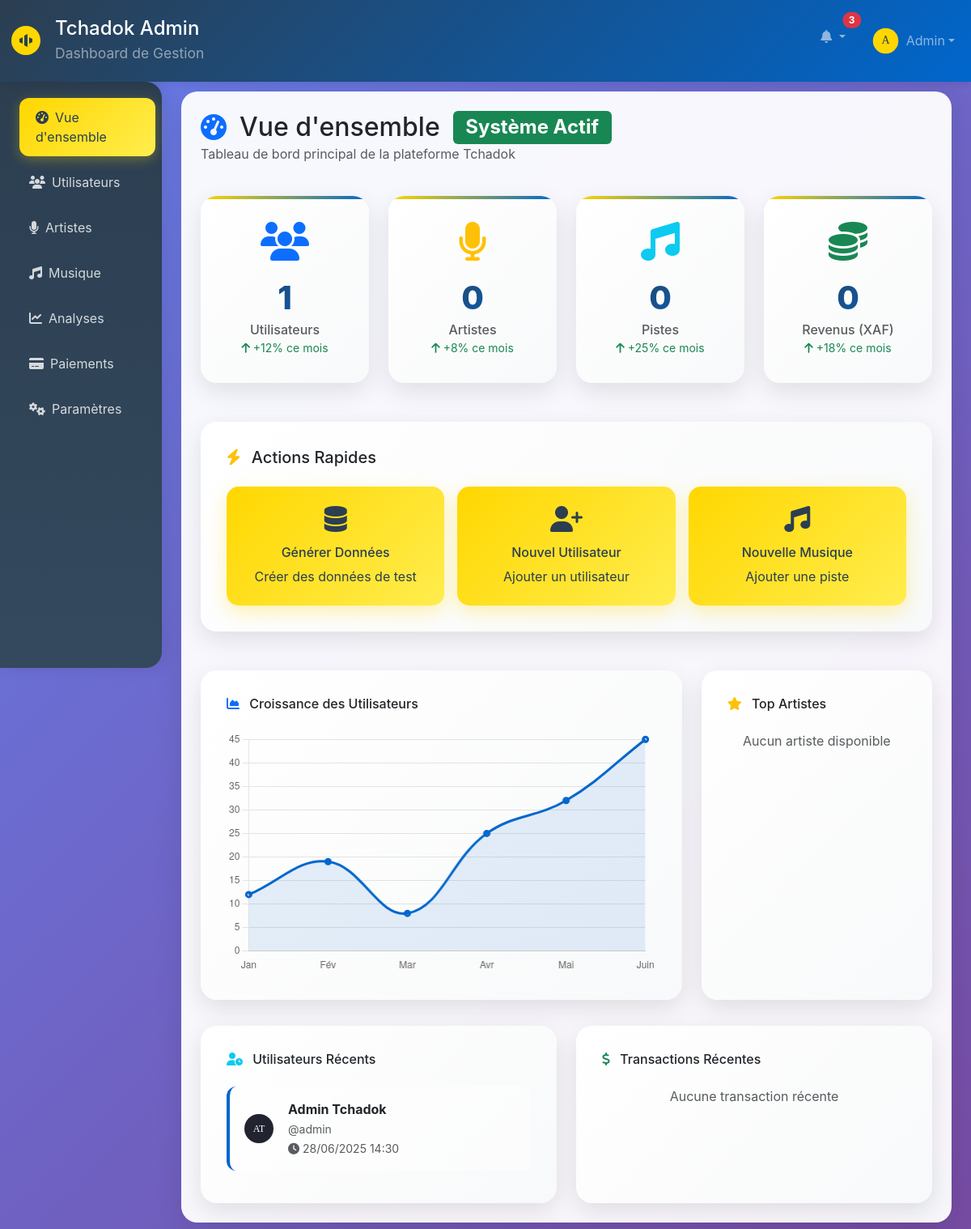
/admin/dashboard.php (signed in), run on an earlier commit of the app's database.
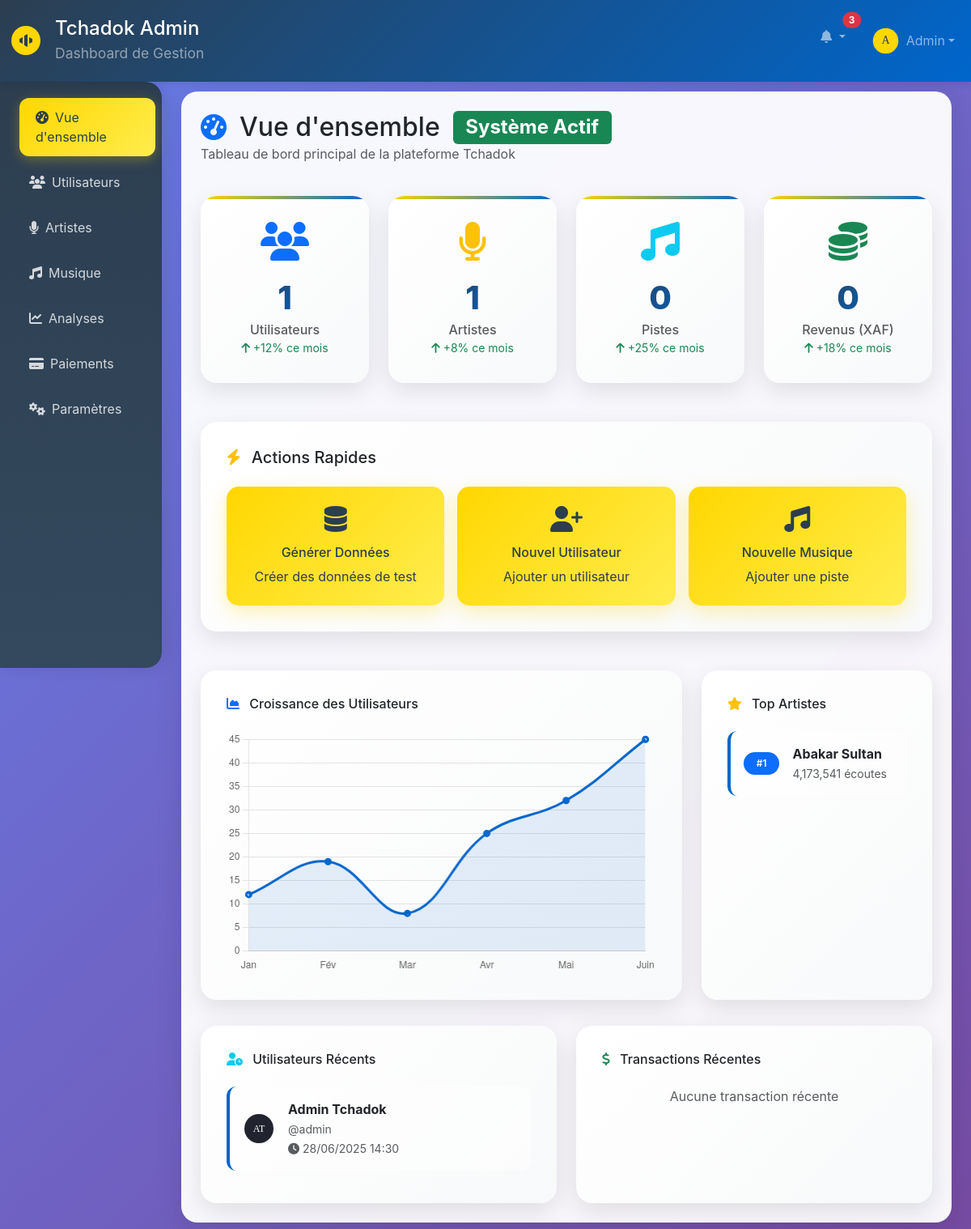
And on a later commit of the database.
### tables this page shows
CREATE TABLE `users` (
  `id` int(11) NOT NULL,
  `username` varchar(50) NOT NULL,
  `email` varchar(100) NOT NULL,
  `password` varchar(255) NOT NULL,
  `password_hash` varchar(255) NOT NULL,
  `first_name` varchar(50) NOT NULL,
  `last_name` varchar(50) NOT NULL,
  `phone` varchar(20) DEFAULT NULL,
  `country` varchar(50) DEFAULT 'Tchad',
  `city` varchar(50) DEFAULT NULL,
  `profile_image` varchar(255) DEFAULT NULL,
  `date_of_birth` date DEFAULT NULL,
  `gender` enum('M','F','Autre') DEFAULT NULL,
  `preferred_language` varchar(10) DEFAULT 'fr',
  `premium_status` tinyint(1) DEFAULT 0,
  `premium_expires_at` datetime DEFAULT NULL,
  `wallet_balance` decimal(10,2) DEFAULT 0.00,
  `loyalty_points` int(11) DEFAULT 0,
  `email_verified` tinyint(1) DEFAULT 0,
  `verification_token` varchar(255) DEFAULT NULL,
  `reset_token` varchar(255) DEFAULT NULL,
  `reset_expires` datetime DEFAULT NULL,
  `remember_token` varchar(255) DEFAULT NULL,
  `is_active` tinyint(1) DEFAULT 1,
  `last_login` datetime DEFAULT NULL,
  `created_at` timestamp NOT NULL DEFAULT current_timestamp(),
  `updated_at` timestamp NOT NULL DEFAULT current_timestamp() ON UPDATE current_timestamp()
);

CREATE TABLE `artists` (
  `id` int(11) NOT NULL,
  `user_id` int(11) DEFAULT NULL,
  `stage_name` varchar(100) NOT NULL,
  `real_name` varchar(100) DEFAULT NULL,
  `bio` text DEFAULT NULL,
  `website` varchar(255) DEFAULT NULL,
  `facebook` varchar(255) DEFAULT NULL,
  `instagram` varchar(255) DEFAULT NULL,
  `twitter` varchar(255) DEFAULT NULL,
  `youtube` varchar(255) DEFAULT NULL,
  `spotify` varchar(255) DEFAULT NULL,
  `birth_date` date DEFAULT NULL,
  `birth_place` varchar(100) DEFAULT NULL,
  `genres` text DEFAULT NULL,
  `profile_image` varchar(255) DEFAULT NULL,
  `cover_image` varchar(255) DEFAULT NULL,
  `verified` tinyint(1) DEFAULT 0,
  `featured` tinyint(1) DEFAULT 0,
  `total_streams` bigint(20) DEFAULT 0,
  `total_sales` decimal(10,2) DEFAULT 0.00,
  `total_earnings` decimal(10,2) DEFAULT 0.00,
  `commission_rate` decimal(4,2) DEFAULT 15.00,
  `is_active` tinyint(1) DEFAULT 1,
  `created_at` timestamp NOT NULL DEFAULT current_timestamp(),
  `updated_at` timestamp NOT NULL DEFAULT current_timestamp() ON UPDATE current_timestamp()
);

### admin/dashboard-tabs/overview.php (the view, shortened to what the changed rows need)
<div class="row mb-4">
    <div class="col-12">
        <h2 class="mb-0 d-flex align-items-center">
            <i class="fas fa-tachometer-alt me-3 text-primary"></i>
            Vue d'ensemble
            <span class="badge bg-success ms-3">Système Actif</span>
        </h2>
        <p class="text-muted">Tableau de bord principal de la plateforme Tchadok</p>
    </div>
</div>
<div class="row g-4 mb-5">
    <div class="col-xl-3 col-md-6">
        <div class="stat-card text-center pulse">
            <i class="fas fa-users fa-3x text-primary mb-3"></i>
            <div class="stat-number"><?php echo number_format($stats['users'] ?? 0); ?></div>
            <h6 class="text-muted mb-0">Utilisateurs</h6>
            <small class="text-success">
                <i class="fas fa-arrow-up"></i> +12% ce mois
            </small>
        </div>
    </div>
    <div class="col-xl-3 col-md-6">
        <div class="stat-card text-center">
            <i class="fas fa-microphone fa-3x text-warning mb-3"></i>
            <div class="stat-number"><?php echo number_format($stats['artists'] ?? 0); ?></div>
            <h6 class="text-muted mb-0">Artistes</h6>
            <small class="text-success">
                <i class="fas fa-arrow-up"></i> +8% ce mois
            </small>
        </div>
    </div>
    <div class="col-xl-3 col-md-6">
        <div class="stat-card text-center">
            <i class="fas fa-music fa-3x text-info mb-3"></i>
            <div class="stat-number"><?php echo number_format($stats['tracks'] ?? 0); ?></div>
            <h6 class="text-muted mb-0">Pistes</h6>
            <small class="text-success">
                <i class="fas fa-arrow-up"></i> +25% ce mois
            </small>
        </div>
    </div>
    <div class="col-xl-3 col-md-6">
        <div class="stat-card text-center">
            <i class="fas fa-coins fa-3x text-success mb-3"></i>
            <div class="stat-number"><?php echo number_format($stats['revenue'] ?? 0); ?></div>
            <h6 class="text-muted mb-0">Revenus (XAF)</h6>
            <small class="text-success">
                <i class="fas fa-arrow-up"></i> +18% ce mois
            </small>
        </div>
    </div>
</div>
<div class="row g-4 mb-5">
    <div class="col-12">
        <div class="chart-card">
            <h5 class="mb-4">
                <i class="fas fa-bolt me-2 text-warning"></i>
                Actions Rapides
            </h5>
            <div class="row g-3">
                <div class="col-md-4">
                    <div class="quick-action-card text-center" data-bs-toggle="modal" data-bs-target="#generateDataModal">
                        <i class="fas fa-database fa-2x mb-3"></i>
                        <h6>Générer Données</h6>
                        <p class="mb-0">Créer des données de test</p>
                    </div>
                </div>
                <div class="col-md-4">
                    <div class="quick-action-card text-center" data-bs-toggle="modal" data-bs-target="#addUserModal">
                        <i class="fas fa-user-plus fa-2x mb-3"></i>
                        <h6>Nouvel Utilisateur</h6>
                        <p class="mb-0">Ajouter un utilisateur</p>
                    </div>
                </div>
                <div class="col-md-4">
                    <div class="quick-action-card text-center" data-bs-toggle="modal" data-bs-target="#addTrackModal">
                        <i class="fas fa-music fa-2x mb-3"></i>
                        <h6>Nouvelle Musique</h6>
                        <p class="mb-0">Ajouter une piste</p>
                    </div>
                </div>
            </div>
        </div>
    </div>
</div>
<div class="row g-4">
    <div class="col-lg-8">
        <div class="chart-card">
            <h6 class="mb-4">
                <i class="fas fa-chart-area me-2 text-primary"></i>
                Croissance des Utilisateurs
            </h6>
            <div class="chart-container">
                <canvas id="usersChart"></canvas>
            </div>
        </div>
    </div>
    <div class="col-lg-4">
        <div class="chart-card">
            <h6 class="mb-4">
                <i class="fas fa-star me-2 text-warning"></i>
                Top Artistes
            </h6>
            <?php if (!empty($topArtists)): ?>
                <?php foreach (array_slice($topArtists, 0, 5) as $index => $artist): ?>
                <div class="activity-item d-flex align-items-center">
                    <div class="me-3">
                        <span class="badge badge-custom bg-primary">#<?php echo $index + 1; ?></span>
                    </div>
                    <div class="flex-grow-1">
                        <strong><?php echo htmlspecialchars($artist['stage_name']); ?></strong>
                        <br>
                        <small class="text-muted"><?php echo number_format($artist['total_streams']); ?> écoutes</small>
                    </div>
                </div>
                <?php endforeach; ?>
            <?php else: ?>
                <p class="text-muted text-center">Aucun artiste disponible</p>
            <?php endif; ?>
        </div>
    </div>
</div>
<div class="row g-4 mt-2">
    <div class="col-md-6">
        <div class="chart-card">
            <h6 class="mb-4">
                <i class="fas fa-user-clock me-2 text-info"></i>
                Utilisateurs Récents
            </h6>
            <?php if (!empty($recentUsers)): ?>
                <?php foreach ($recentUsers as $user): ?>
                <div class="activity-item">
                    <div class="d-flex align-items-center">
                        <div class="me-3">
                            <img
                                 width="40" height="40" class="rounded-circle">
                        </div>
                        <div class="flex-grow-1">
                            <strong><?php echo htmlspecialchars($user['first_name'] . ' ' . $user['last_name']); ?></strong>
                            <br>
                            <small class="text-muted">@<?php echo htmlspecialchars($user['username']); ?></small>
                            <br>
                            <small class="text-muted">
                                <i class="fas fa-clock"></i>
                                <?php echo date('d/m/Y H:i', strtotime($user['created_at'])); ?>
                            </small>
                        </div>
                    </div>
                </div>
                <?php endforeach; ?>
            <?php else: ?>
                <p class="text-muted text-center">Aucune activité récente</p>
            <?php endif; ?>
        </div>
    </div>
    <div class="col-md-6">
        <div class="chart-card">
            <h6 class="mb-4">
                <i class="fas fa-dollar-sign me-2 text-success"></i>
                Transactions Récentes
            </h6>
            <?php if (!empty($recentTransactions)): ?>
                <?php foreach ($recentTransactions as $transaction): ?>
                <div class="activity-item">
                    <div class="d-flex justify-content-between align-items-center">
                        <div>
                            <strong><?php echo number_format($transaction['amount']); ?> XAF</strong>
                            <br>
                            <small><?php echo htmlspecialchars($transaction['description']); ?></small>
                            <br>
                            <small class="text-muted">par @<?php echo htmlspecialchars($transaction['username']); ?></small>
                        </div>
                        <div class="text-end">
                            <span class="badge bg-success">Payé</span>
                            <br>
                            <small class="text-muted"><?php echo date('d/m H:i', strtotime($transaction['created_at'])); ?></small>
                        </div>
                    </div>
                </div>
                <?php endforeach; ?>
            <?php else: ?>
                <p class="text-muted text-center">Aucune transaction récente</p>
            <?php endif; ?>
        </div>
    </div>
</div>
<script>
// Graphique des utilisateurs
document.addEventListener('DOMContentLoaded', function() {
    const ctx = document.getElementById('usersChart').getContext('2d');
    new Chart(ctx, {
        type: 'line',
        data: {
            labels: ['Jan', 'Fév', 'Mar', 'Avr', 'Mai', 'Juin'],
            datasets: [{
                label: 'Nouveaux Utilisateurs',
                data: [12, 19, 8, 25, 32, 45],
                borderColor: '#0066CC',
                backgroundColor: 'rgba(0, 102, 204, 0.1)',
                borderWidth: 3,
                fill: true,
                tension: 0.4
            }]
        },
        options: {
            responsive: true,
            maintainAspectRatio: false,
            plugins: {
                legend: {
                    display: false
                }
            },
            scales: {
                y: {
                    beginAtZero: true,
                    grid: {
                        color: 'rgba(0, 0, 0, 0.1)'
                    }
                },
                x: {
                    grid: {
                        display: false
                    }
                }
            }
        }
    });
});
</script>

What changed in the data, as far as the page shows it:
added artists: stage_name "Abakar Sultan", total_streams "4,173,541"
Also different on the page:
$stats['artists']: "0" → "1"
text no longer shown: "Aucun artiste disponible"
